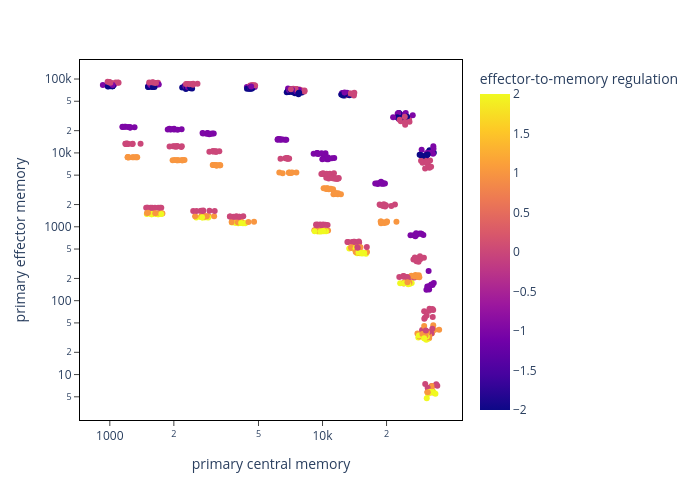

The notebook cell this image was saved under:
### Code cell
prim_mean_df['p_NE_reg'] = prim_mean_df['p_psi_NE_c'] + prim_mean_df['p_psi_NE_I']
prim_mean_df['p_EeM_reg'] = prim_mean_df['p_psi_EeM_c'] + prim_mean_df['p_psi_EeM_I']

fig = px.scatter(prim_mean_df, x = 'p_inf_pcM', y = 'p_inf_peM', color = 'p_EeM_reg', #size ='s_EeM_reg',
                 labels ={"p_harm_pI": "primary infection severity",
                          'p_inf_pcM': "primary central memory",
                          'p_inf_peM': "primary effector memory",
                          'p_NE_reg': "naive-to-effector regulation",
                          'p_EeM_reg': "effector-to-memory regulation"} ,
                 width = 700,
                 height = 500,
                 hover_data = ['p_psi_NE_c', 'p_psi_NE_I', 'p_psi_EeM_c', 'p_psi_EeM_I', 'p_psi_pME_c', 'p_psi_pME_I'],
                log_y = True, log_x = True)

fig.update_layout(
    plot_bgcolor='white'
)

fig.update_xaxes(
    mirror=True,
    ticks='outside',
    showline=True,
    linecolor='black'
)
fig.update_yaxes(
    mirror=True,
    ticks='outside',
    showline=True,
    linecolor='black'
)

fig.show()

### Figure 1 — Plotly figure (JSON) as saved in the notebook; plotly's stock layout.template omitted (floating-point values rounded to 4 significant figures; data arrays with more than 128 entries replaced by an {"elided": "..."} marker saying what was removed)
{"data": [{"customdata": {"elided": "729x6 int values"}, "hovertemplate": "primary central memory=%{x}<br>primary effector memory=%{y}<br>p_psi_NE_c=%{customdata[0]}<br>p_psi_NE_I=%{customdata[1]}<br>p_psi_EeM_c=%{customdata[2]}<br>p_psi_EeM_I=%{customdata[3]}<br>p_psi_pME_c=%{customdata[4]}<br>p_psi_pME_I=%{customdata[5]}<br>effector-to-memory regulation=%{marker.color}<extra></extra>", "legendgroup": "", "marker": {"color": {"elided": "729 int values"}, "coloraxis": "coloraxis", "symbol": "circle"}, "mode": "markers", "name": "", "orientation": "v", "showlegend": false, "type": "scatter", "x": {"elided": "729 float values"}, "xaxis": "x", "y": {"elided": "729 float values"}, "yaxis": "y"}], "layout": {"coloraxis": {"colorbar": {"title": {"text": "effector-to-memory regulation"}}, "colorscale": [[0, "#0d0887"], [0.1111, "#46039f"], [0.2222, "#7201a8"], [0.3333, "#9c179e"], [0.4444, "#bd3786"], [0.5556, "#d8576b"], [0.6667, "#ed7953"], [0.7778, "#fb9f3a"], [0.8889, "#fdca26"], [1, "#f0f921"]]}, "height": 500, "legend": {"tracegroupgap": 0}, "margin": {"t": 60}, "plot_bgcolor": "white", "width": 700, "xaxis": {"anchor": "y", "autorange": true, "domain": [0, 1], "linecolor": "black", "mirror": true, "range": [2.859, 4.657], "showline": true, "ticks": "outside", "title": {"text": "primary central memory"}, "type": "log"}, "yaxis": {"anchor": "x", "autorange": true, "domain": [0, 1], "linecolor": "black", "mirror": true, "range": [0.3851, 5.257], "showline": true, "ticks": "outside", "title": {"text": "primary effector memory"}, "type": "log"}}}
